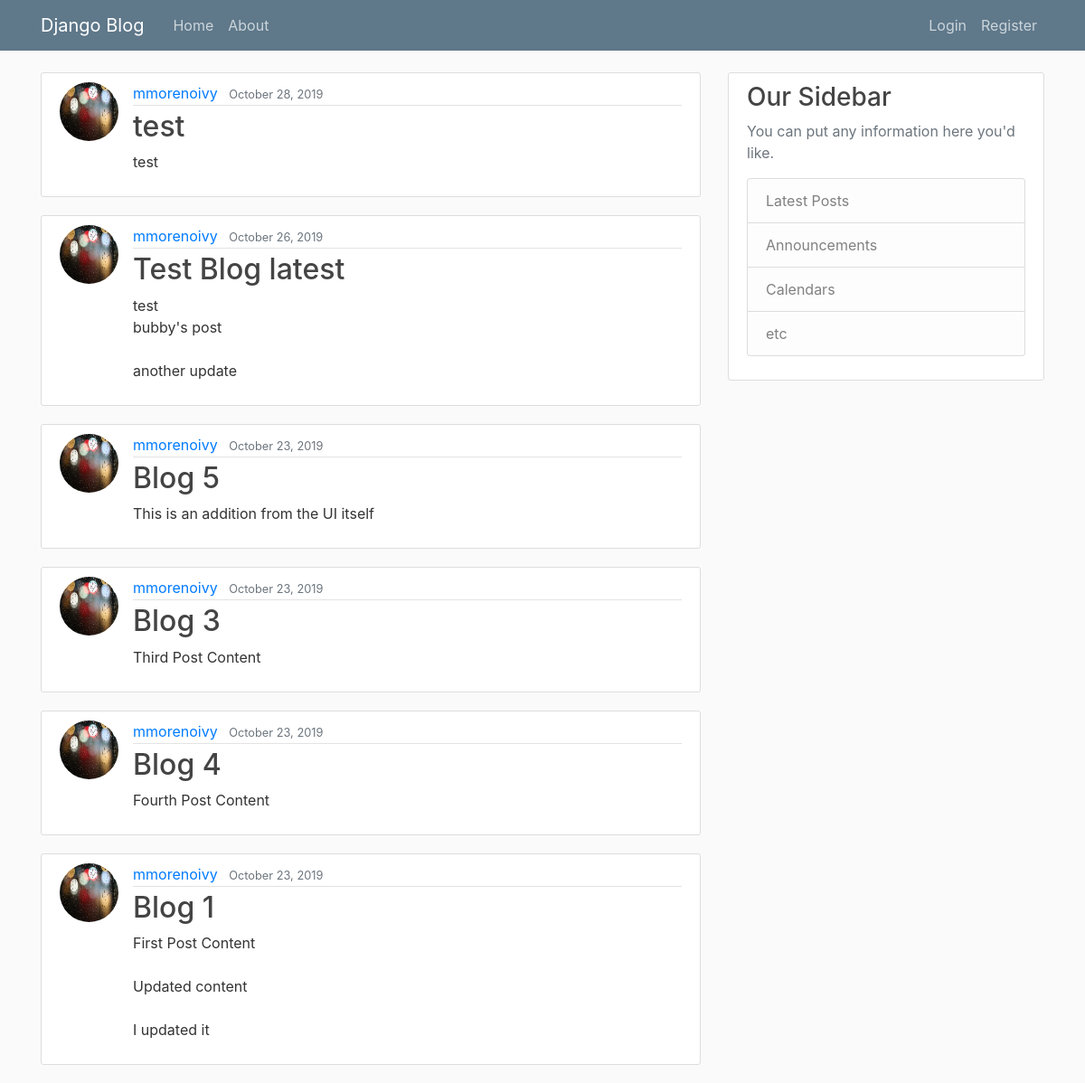
Before: / with the older database file.
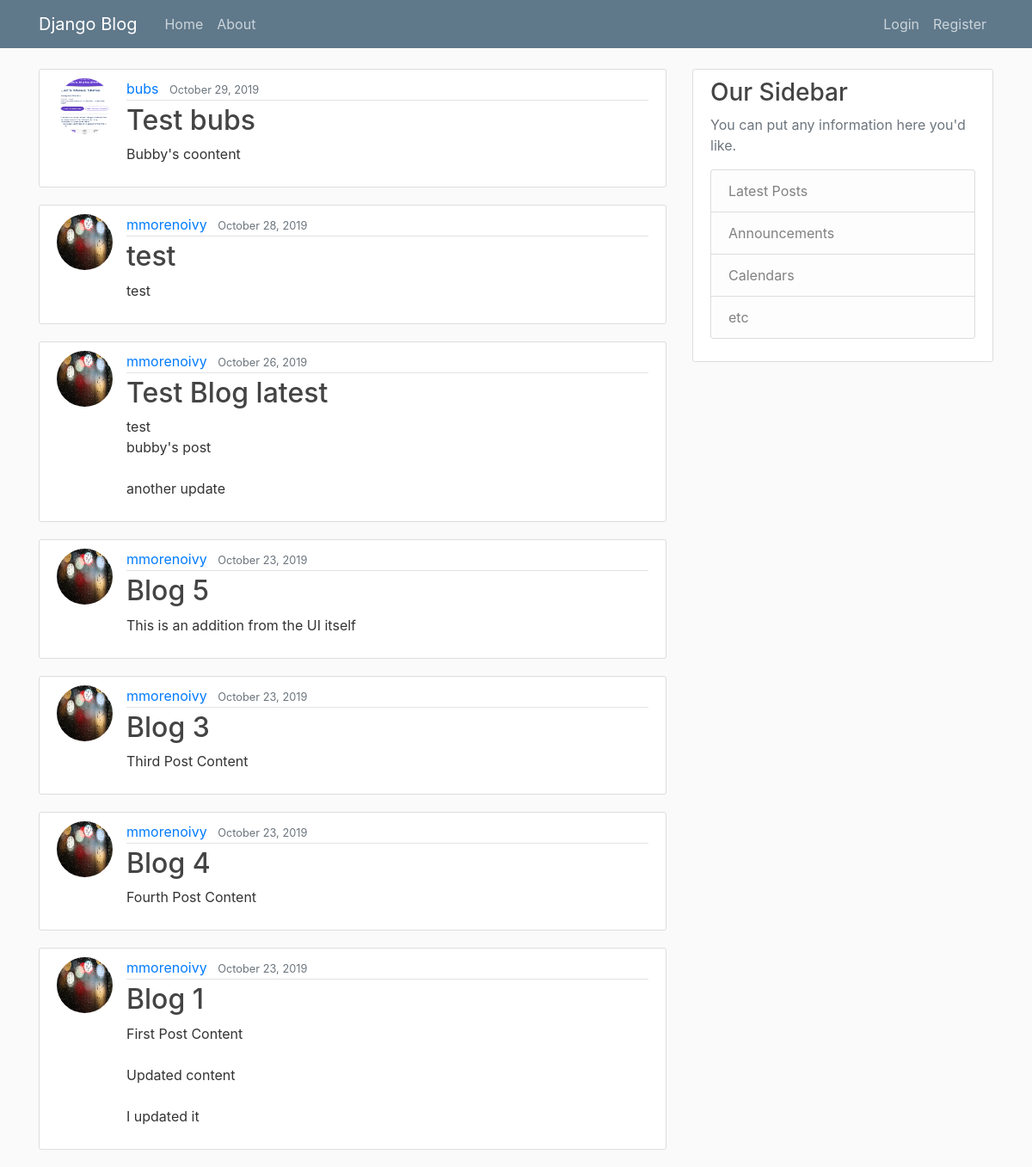
After: the same page with the newer database file.
### blog/models.py (models this page shows, shortened)
class Post(models.Model):
	title = models.CharField(max_length=100)
	content = models.TextField()
	date_posted = models.DateTimeField(default=timezone.now) #use this to be able to change dates.
	author = models.ForeignKey(User, on_delete=models.CASCADE) #when user is deleted post should be deleted too

### user/models.py (models this page shows, shortened)
class Profile(models.Model):
	user = models.OneToOneField(User, on_delete=models.CASCADE)
	image = models.ImageField(default='default.jpg', upload_to='profile_pics')

### blog/views.py (the view)
# urls.py: path('', PostListView.as_view(), name='blog-home'),
class PostListView(ListView):
    model = Post
    template_name = 'blog/home.html'  # <app>/<model>_<viewtype>.html
    context_object_name = 'posts'
    ordering = ['-date_posted']

### blog/templates/blog/home.html
{% extends "blog/base.html" %}
{% block content %}
{% for post in posts %}
<article class="media content-section">
    <img class="rounded-circle article-img" src = {{ post.author.profile.image.url }}>
    <div class="media-body">
        <div class="article-metadata">
            <a class="mr-2" href="#">{{ post.author }}</a>
            <small class="text-muted">{{ post.date_posted|date:"F d, Y" }}</small>
        </div>
        <h2><a class="article-title" href="{% url 'post-detail' post.id %}">{{ post.title }}</a></h2>
        <p class="article-content">{{ post.content }}</p>
    </div>
</article>
{% endfor %}
{% endblock content %}

Changed rows visible on the page:
added Post: author.profile.image (picture), author "bubs", date_posted "October 29, 2019", title "Test bubs", content "Bubby's coontent"
